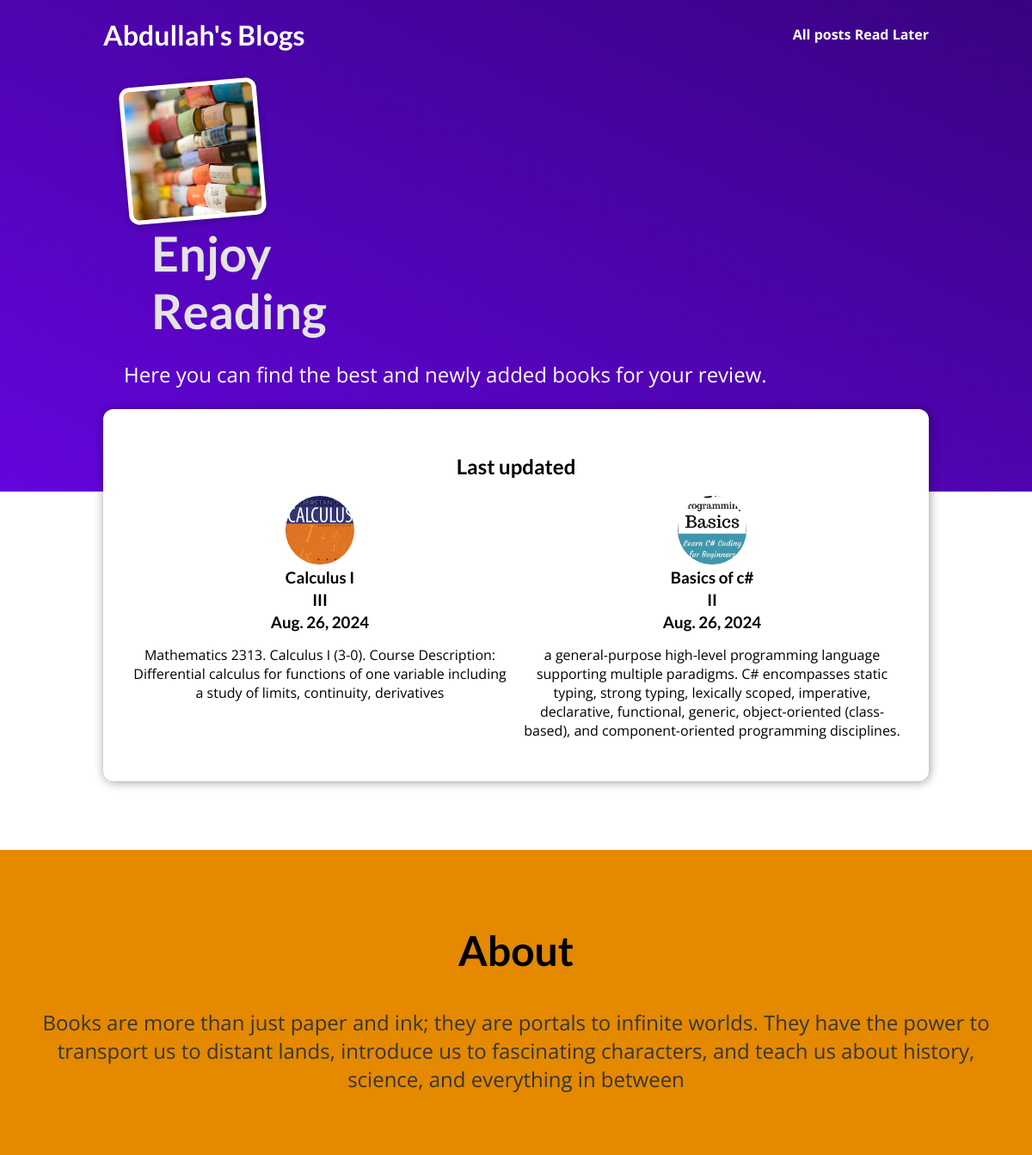
/book/, run on the app's committed database.
### book/models.py (models this page shows, shortened)
class Book(models.Model):
    user_id = models.IntegerField(null=True, blank=True)
    slug = models.SlugField(default= "", null= False,blank=True, db_index= True)
    category = models.ForeignKey(BookCategory, on_delete=models.CASCADE,null=True)
    title = models.CharField(max_length=250)
    description = models.TextField()
    thumbnail = models.ImageField()
    publication_name = models.CharField(max_length=250)
    file = models.FileField(upload_to='uploads/')
    edition = models.CharField(max_length=100)
    discount_flag = models.BooleanField(default=False)
    discounted_price = models.DecimalField(max_digits=6, decimal_places=2)
    price = models.DecimalField(max_digits=6, decimal_places=2)
    added_date = models.DateField(auto_now_add=True)
    updated_date = models.DateField(auto_now=True)
    is_active = models.BooleanField(default=True)
    is_free = models.BooleanField(default=False)
    preview = models.TextField()

### book/views.py (the view)
# urls.py: path("", views.StartingPageView.as_view(), name = "starting_page"),
class StartingPageView(ListView):
    template_name = "books/index.html"
    model = Book
    ordering = ["-added_date"]
    context_object_name = "books"
    def get_queryset(self):
        queryset = super().get_queryset()
        data = queryset[:3]
        return data

### book/templates/books/index.html (shortened to what this page needs)
{%extends "base.html"%}
{%load static%}
{%block css_files%}
<link rel="stylesheet" href = "{%static "books/book.css"%}"></link>
<link rel="stylesheet" href = "{%static "books/index.css"%}"></link>
{%endblock%}
{%block page_content%}
<main>
    <section id="welcome">
        <img src= "{%static "books/images/books.jpg"%}"alt= "books profile"/>
        <h2>Enjoy Reading</h2>
        <p>Here you can find the best and newly added books for your review.</p>
    </section>
    <section id="latest-posts">
        <h2>Last updated </h2>
        <ul>
            {%for book in books%}
                {%include "books/includes/single_book.html" with title=book.title edition=book.edition category=book.category updated=book.updated_date description=book.description image=book.thumbnail.url%}
            {%endfor%}
        </ul>
    </section>
    <section id="about">
        <h2>About</h2>
        <p>Books are more than just paper and ink; they are portals to infinite worlds. They have the power to transport us to distant lands, introduce us to fascinating characters, and teach us about history, science, and everything in between</p>
    </section>
</main>
{%endblock%}

### book/templates/books/includes/single_book.html (shortened to what this page needs)
<li>
    <article class= "post">
            <img src= "{{image}}" alt = "{{title}}"/>
            <div class= "post__content">
                <h3>{{title}} </h3>
                <h3>{{edition}} </h3>
                <h3>{{updated}} </h3>
                <p>{{description}} </p>
            </div>
    </article>
</li>

### static/app.css (style rules this page uses)
* { box-sizing: border-box; }
html { font-family: 'Open Sans', 'Lato', sans-serif; }
body { margin: 0; }
h1, h2, h3 { font-family: 'Lato', sans-serif; font-weight: bold; }

### book/static/books/book.css (style rules this page uses)
.post { display: flex; flex-direction: column; align-items: center; text-align: center; }
.post img { width: 5rem; height: 5rem; object-fit: cover; border-radius: 50%; }
.post h3 { margin: 0.25rem 0; }

### book/static/books/index.css (style rules this page uses)
#welcome { background: linear-gradient(to right top, #6305dd, #390281); padding: 6rem 12%; }
#welcome img { width: 10rem; height: 10rem; object-fit: cover; object-position: top; border: 5px solid white; border-radius: 12px; background-color: #ffe1bf; transform: rotateZ(-5deg); box-shadow: 0 2px 8px rgba(0, 0, 0, 0.25); }
#welcome h2 { font-size: 3.5rem; margin: 0 0 0 2rem; color: #e4e4e4; width: 10rem; }
#welcome p { color: white; font-size: 1.5rem; }
#latest-posts { background-color: white; padding: 2rem; border-radius: 12px; width: 60rem; margin: -6rem auto 2rem auto; box-shadow: 1px 1px 12px rgba(0, 0, 0, 0.4); }
#latest-posts h2 { text-align: center; }
#latest-posts ul { list-style: none; margin: 0; padding: 0; display: flex; gap: 1rem; }
#latest-posts li { flex: 1; }
#about { text-align: center; padding: 3rem; background-color: #e48900; margin-top: 5rem; }
#about h2 { font-size: 3rem; }
#about p { font-size: 1.5rem; color: #353535; }
h1, h2, h3 { font-family: 'Lato', sans-serif; font-weight: bold; }

### data on the page
Book: shows a picture, title "Calculus I", edition "III", updated_date "Aug. 26, 2024", description "Mathematics 2313. Calculus I (3-0). Course Description: Differential calculus for functions of one variable including a study of limits, continuity, derivatives"
Book: shows a picture, title "Basics of c#", edition "II", updated_date "Aug. 26, 2024", description "a general-purpose high-level programming language supporting multiple paradigms. C# encompasses static typing, strong typing, lexically scoped, imperative, declarative, functional, generic, object-oriented (class-based), and component-oriented programming disciplines."
